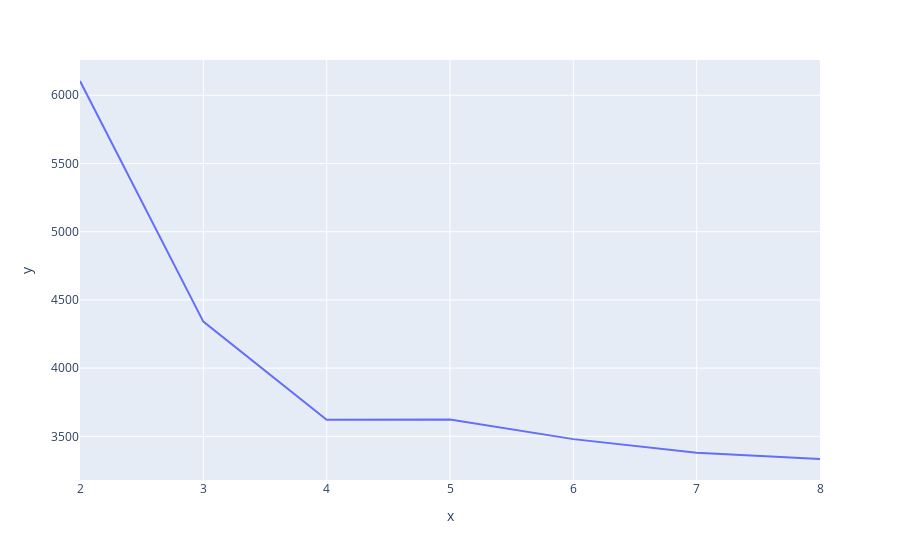

This figure's notebook cell:
### Code cell
from sklearn.feature_selection import RFE

no_of_features = []
accuracy_test = []

for k in range(2, 9):
    clf = RandomForestRegressor(random_state=42)
    rfe=RFE(clf,k)
    X_train_transformed_filter = rfe.fit_transform(X_train, y_train)
    X_test_transformed_filter = rfe.transform(X_test)
    clf.fit(X_train_transformed_filter, y_train)
    no_of_features.append(k)
    y_pred=clf.predict(X_test_transformed_filter)
    accuracy_test.append(mean_squared_error(y_test,y_pred,squared=False))


px.line(x=no_of_features,y=accuracy_test)

### Figure 1 — Plotly figure (JSON) as saved in the notebook; plotly's stock layout.template omitted (floating-point values rounded to 4 significant figures)
{"data": [{"hovertemplate": "x=%{x}<br>y=%{y}<extra></extra>", "legendgroup": "", "line": {"color": "#636efa", "dash": "solid"}, "mode": "lines", "name": "", "orientation": "v", "showlegend": false, "type": "scatter", "x": [2, 3, 4, 5, 6, 7, 8], "xaxis": "x", "y": [6105.0, 4341.0, 3622.0, 3624.0, 3480.0, 3379.0, 3334.0], "yaxis": "y"}], "layout": {"legend": {"tracegroupgap": 0}, "margin": {"t": 60}, "xaxis": {"anchor": "y", "domain": [0, 1], "title": {"text": "x"}}, "yaxis": {"anchor": "x", "domain": [0, 1], "title": {"text": "y"}}}}
